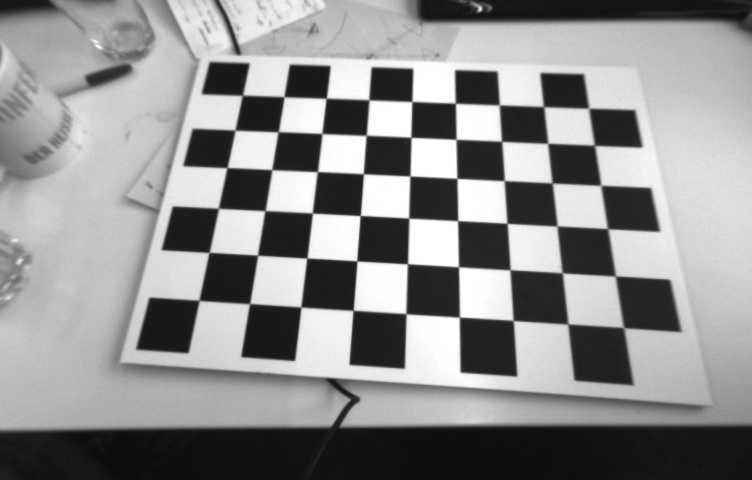
%> input picture Exercise 1 - Augmented Reality Wireframe Cube/data/images_undistorted/img_0001.jpg, 752 x 480 px
$ octave part2.m   (GNU Octave 9; MATLAB toolbox functions it lacks are replaced by stand-ins)
%> lines starting %> are read from the running program, lines starting %| are printed output that depends on the picture
%Accounting for lens distortion
%Author: Xiao Liu
clear,clc;

%load_data
img1 = imread('data\images\img_0001.jpg');
%> img1 is the input picture: size 480x752x3 uint8; min 11, max 255, mean 142.5
img1_gray = rgb2gray(img1);
pose=load('data\poses.txt');
K = load('data\K.txt');
D = load('data\D.txt');

%get world coordinate
[X,Y]=meshgrid(0:0.04:0.32,0:0.04:0.2);
corners = [X(:) Y(:) zeros(size(X(:),1),1),ones(size(X(:),1),1)]';

%get pixel coordinate
T = get_Tmatrix(pose(1,:));
projected_points = projected(corners,T,K,D);

%plot
figure(1)
imshow(img1_gray)
hold on
plot(projected_points(1,:),projected_points(2,:),'.','MarkerSize',20,'color',[1,0,0])
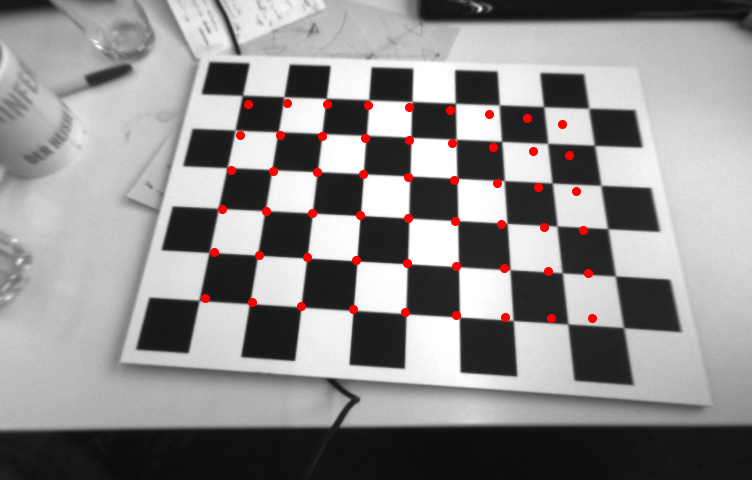
%> figure redrawn from the program's plot data
hold off

%cubic points
cubic_corners = [corners(:,8), corners(:,10), corners(:,20), corners(:,22), corners(:,8)+[0 0 -0.08 0]', corners(:,10)+[0 0 -0.08 0]', corners(:,20)+[0 0 -0.08 0]', corners(:,22)+[0 0 -0.08 0]'];
cubic_projected = projected(cubic_corners,T,K,D);
draw_cubic(img1_gray,cubic_projected)
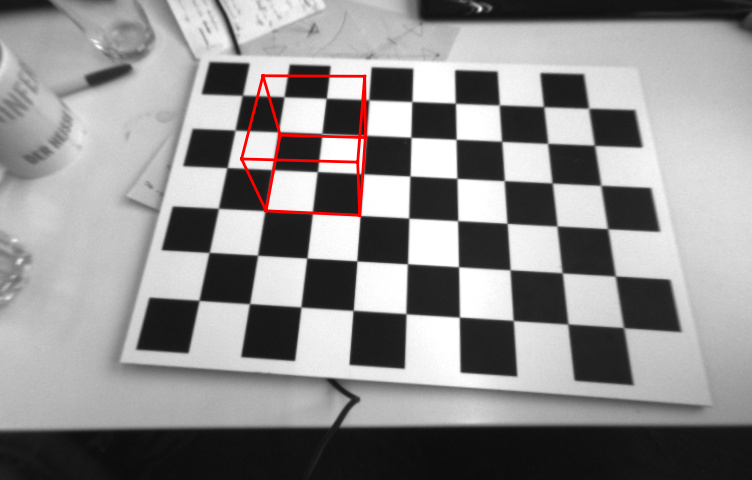
%> figure redrawn from the program's plot data

function k_skew = skew(k)
    k_skew=[[0,-k(3),k(2)];[k(3),0,-k(1)];[-k(2),k(1),0]];
end

function R = rodrigues(omega)
    theta = norm(omega);
    k = omega/norm(omega);
    R = eye(3)+sin(theta)*skew(k)+(1-cos(theta))*skew(k)*skew(k);
end

function T = get_Tmatrix(pose)
    T = zeros(3:4);
    T(1:3,1:3)=rodrigues(pose(1:3));
    T(1:3,4)=pose(4:6);
end

function distorted_points =  projected(points,T,K,D)
    projected_points = K*T*points;
    %distorted_points = (1+)
    projected_points = projected_points./projected_points(3,:);
    %temp = [[u-u0]^2;[v-v0]^2]
    temp = projected_points - [K(7);K(8);0];
    [temp(1,:) ;temp(2,:)];
    r2 = temp(1,:).*temp(1,:)+temp(2,:).*temp(2,:);
    distorted_points=[(1+D(1).*r2+D(2).*r2.*r2) ;(1+D(1).*r2+D(2).*r2.*r2)].*[temp(1,:) ;temp(2,:)]+[K(7);K(8)];
end

function draw_cubic(img,points)
    figure()
    imshow(img)
    hold on
    plot([points(1,1) points(1,2)],[points(2,1) points(2,2)],'LineWidth',2,'color',[1,0,0])
    plot([points(1,1) points(1,3)],[points(2,1) points(2,3)],'LineWidth',2,'color',[1,0,0])
    plot([points(1,2) points(1,4)],[points(2,2) points(2,4)],'LineWidth',2,'color',[1,0,0])
    plot([points(1,3) points(1,4)],[points(2,3) points(2,4)],'LineWidth',2,'color',[1,0,0])

    plot([points(1,5) points(1,6)],[points(2,5) points(2,6)],'LineWidth',2,'color',[1,0,0])
    plot([points(1,5) points(1,7)],[points(2,5) points(2,7)],'LineWidth',2,'color',[1,0,0])
    plot([points(1,6) points(1,8)],[points(2,6) points(2,8)],'LineWidth',2,'color',[1,0,0])
    plot([points(1,7) points(1,8)],[points(2,7) points(2,8)],'LineWidth',2,'color',[1,0,0])

    plot([points(1,1) points(1,5)],[points(2,1) points(2,5)],'LineWidth',2,'color',[1,0,0])
    plot([points(1,2) points(1,6)],[points(2,2) points(2,6)],'LineWidth',2,'color',[1,0,0])
    plot([points(1,3) points(1,7)],[points(2,3) points(2,7)],'LineWidth',2,'color',[1,0,0])
    plot([points(1,4) points(1,8)],[points(2,4) points(2,8)],'LineWidth',2,'color',[1,0,0])
    hold off
end
